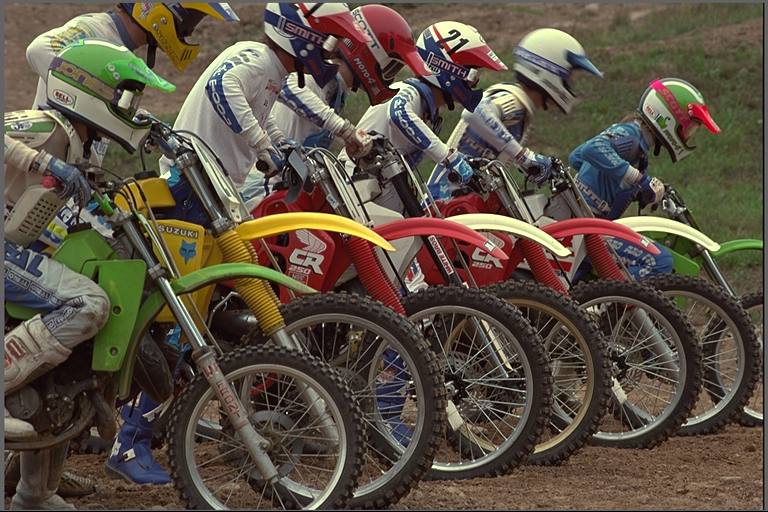
#> input picture experiments/real_photos/kodim05.png, 768 x 512 px, found by its file name; its folder holds 4 pictures in this run
$ python probe_b19_run.py
#> lines starting #> are read from the running program, lines starting #| are printed output that depends on the picture
### probes/probe_b17_rctw.py
"""probe_b17_rctw.py — Attack-1 port: per-group RCT bank + Weighted-form predictor.

Branch: takedown review (survey/bosstakedown/BOSS_TAKEDOWN.md) found JXL's
per-group RCT selection + Weighted predictor are the exploitable weapons behind
the Boss-5 (JXL-e3 3.2291) gap. This probe ports both onto our YCoCg-R/MED frame.

JXL RCT catalogue (verified against JXL docs 2026-09-07):
  rct = 7*perm + t, perm in 0..5 (0:RGB 1:GBR 2:BRG 3:RBG 4:GRB 5:BGR),
  t in 0..6: t0 identity; t1 C-=A; t2 B-=A; t3 B-=A,C-=A;
  t4 B-=floor((A+C)/2); t5 t4+C-=A; t6 YCoCg-R.
Fixed bank B=8 (3-bit ids): C6 C27 C13 C12 C0 C20 C34 C3 — covers every takedown
winner (e3-C27 3.2083, C13, C12, C20) + identity + subtract mode.

Configs (all exact bits, real heapq Huffman, every side byte counted):
  A0  anchor: global C6 (YCoCg-R) + causal MED + order-0 Huffman (~3.58 target)
  A0b sanity: same with old edge-replicate border (must agree <0.5%)
  (a0) global best-of-8 RCT + MED + Huffman (+3b image id) — permutation gain
  (a)  per-block (16/32/64, per-image best +2b) best-of-8 RCT, L1 selection on
       MED residuals; mixed planes re-MEDded; global Huffman/plane + 3b/block
  (b)  Weighted-form: per-group (32/64, per-image best +1b) LS-fit 4-tap integer
       weights on stencil {L,T,TL,TR} (JXL Weighted neighbourhood), divisor 16,
       5 bits/weight (range -16..15, LS solution scaled x16 before rounding),
       Laplacian-MDL gate vs MED; global Huffman/plane + side
  (a+b) (a) then (b) re-fit on mixed planes (selection coupling approx, noted)

Decoder-safety: RCT ids always transmitted (never inferred); predictors use
causal recon only (CROWN2 border doctrine: zero border, row0 copies left,
col0 copies top); integer ops throughout; bit-exact RCT round-trips asserted.

Rules: numpy+PIL only, CPU. bpp = total_bits/(H*W*3). No existing files touched.
"""
import heapq
import math
import os
import time

import numpy as np
from PIL import Image

D = "/tmp/opencode/autocompress/experiments/real_photos"
FILES = ["kodim01.png", "kodim02.png", "kodim05.png", "kodim07.png",
         "kodim13.png", "kodim19.png", "kodim23.png"]
HERE = "/tmp/opencode/autocompress/experiments"

ANCHOR = 3.58
CROWN2_CITED = 3.2686
JXL_E3 = 3.2291
JXL_E3_PER = {"kodim01.png": 3.3593, "kodim02.png": 3.0611, "kodim05.png": 3.5120,
              "kodim07.png": 2.7310, "kodim13.png": 3.9141, "kodim19.png": 3.2154,
              "kodim23.png": 2.8110}

PERMS = [[0, 1, 2], [1, 2, 0], [2, 0, 1], [0, 2, 1], [1, 0, 2], [2, 1, 0]]
BANK = [(0, 6), (3, 6), (1, 6), (1, 5), (0, 0), (2, 6), (4, 6), (0, 3)]
BANK_NAMES = ["C6", "C27", "C13", "C12", "C0", "C20", "C34", "C3"]
NB = len(BANK)
IDBITS = int(math.ceil(math.log2(NB)))


# ---------------- JXL-style RCT bank (integer, reversible) ----------------
def rct_fwd(px, perm, t):
    p = px[:, :, PERMS[perm]].astype(np.int32)
    A, B, C = p[:, :, 0], p[:, :, 1], p[:, :, 2]
    if t == 0:
        X, Y, Z = A, B, C
    elif t == 1:
        X, Y, Z = A, B, C - A
    elif t == 2:
        X, Y, Z = A, B - A, C
    elif t == 3:
        X, Y, Z = A, B - A, C - A
    elif t == 4:
        X, Y, Z = A, B - np.floor_divide(A + C, 2), C
    elif t == 5:
        X, Y, Z = A, B - np.floor_divide(A + C, 2), C - A
    elif t == 6:  # YCoCg-R on (A,B,C) as (R,G,B); b10-verified formulas
        Co = A - C
        tt = C + np.floor_divide(Co, 2)
        Cg = B - tt
        Y = tt + np.floor_divide(Cg, 2)
        X, Y, Z = Y, Co, Cg
    else:
        raise ValueError(t)
    return np.stack([X, Y, Z], axis=-1)


def rct_inv(yc, perm, t):
    X, Y, Z = yc[:, :, 0].astype(np.int32), yc[:, :, 1].astype(np.int32), yc[:, :, 2].astype(np.int32)
    if t == 0:
        A, B, C = X, Y, Z
    elif t == 1:
        A, B, C = X, Y, Z + X
    elif t == 2:
        A, B, C = X, Y + X, Z
    elif t == 3:
        A, B, C = X, Y + X, Z + X
    elif t == 4:
        A, B, C = X, Y + np.floor_divide(X + Z, 2), Z
    elif t == 5:
        A, B, C = X, Y + X + np.floor_divide(Z, 2), Z + X
    elif t == 6:
        t_ = X - np.floor_divide(Z, 2)
        G = Z + t_
        Bc = t_ - np.floor_divide(Y, 2)
        A, B, C = Y + Bc, G, Bc
    else:
        raise ValueError(t)
    q = np.stack([A, B, C], axis=-1)
    unp = [0, 0, 0]
    for i, j in enumerate(PERMS[perm]):
        unp[j] = i
    return q[:, :, unp].astype(np.uint8)


# ---------------- causal MED (CROWN2 border doctrine, decoder-safe) ----------------
def med_pred(plane):
    p = plane.astype(np.int32)
    H, W = p.shape
    L = np.zeros_like(p)
    L[:, 1:] = p[:, :-1]
    L[:, 0] = np.concatenate([[0], p[:-1, 0]])
    T = np.zeros_like(p)
    T[1:, :] = p[:-1, :]
    T[0, :] = np.concatenate([[0], p[0, :-1]])
    TL = np.zeros_like(p)
    TL[1:, 1:] = p[:-1, :-1]
    mn = np.minimum(L, T)
    mx = np.maximum(L, T)
    return np.where(TL >= mx, mn, np.where(TL <= mn, mx, L + T - TL))


# [26 lines left out: functions med_pred_old, nbhd4, not called in this run]


# ---------------- Huffman utils (b10-exact ledger) ----------------
def huff_len(counts):
    n = len(counts)
    if n == 1:
        return {s: 1 for s in counts}
    heap = [(c, i, s) for i, (s, c) in enumerate(counts.items())]
    heapq.heapify(heap)
    depth = {s: 0 for s in counts}
    nxt = n
    while len(heap) > 1:
        c1, _, s1 = heapq.heappop(heap)
        c2, _, s2 = heapq.heappop(heap)
        for s in (s1 if isinstance(s1, list) else [s1]):
            depth[s] += 1
        for s in (s2 if isinstance(s2, list) else [s2]):
            depth[s] += 1
        l1 = s1 if isinstance(s1, list) else [s1]
        l2 = s2 if isinstance(s2, list) else [s2]
        heapq.heappush(heap, (c1 + c2, nxt, l1 + l2))
        nxt += 1
    return depth


def kraft_ok(lengths):
    return abs(sum(2.0 ** -l for l in lengths.values()) - 1.0) < 1e-9


# [11 lines left out: function canonical_codes, not called in this run]


def stream_bits(counts, lengths):
    return sum(c * lengths[s] for s, c in counts.items())


def table_bits(A):
    return 16 + A * 24


def exact_plane_bits(res):
    assert int(np.abs(res).max()) <= 1024, "alphabet breach (never clip)"
    vals, cnt = np.unique(res, return_counts=True)
    counts = {int(v): int(n) for v, n in zip(vals.tolist(), cnt.tolist())}
    L = huff_len(counts)
    assert kraft_ok(L)
    return stream_bits(counts, L) + table_bits(len(counts)), counts, L


# ---------------- block helpers ----------------
# [7 lines left out: function block_id_map, not called in this run]


# ---------------- Weighted-form: per-group LS integer weights ----------------
def wpred_from_w(cols, w):
    num = cols[:, 0] * w[0] + cols[:, 1] * w[1] + cols[:, 2] * w[2] + cols[:, 3] * w[3]
    return np.floor_divide(num + 8, 16)


# [357 lines left out: functions weighted_fit, main, prove_decode, rct_inv_block, write_report, not called in this run]


# [2 lines that do not run on import are left out]

### probes/probe_b19_adaptive.py
"""probe_b19_adaptive.py — CABAC-class adaptivity vs static-table overhead (new file only).

Branch: b18 autopsy PROVED kodim05's loss is ~90% entropy-coding overhead
(floor 3.500 beats JXL 3.5120; fine groups -> oversized tables -> Golomb
fallback misfits heavy tails). This probe kills the overhead with
backward/forward-adaptive coders on a FIXED front end (MED + C6 YCoCg-R),
so every delta is pure entropy-coding effect (predictor held constant).

Frame (all configs identical residuals):
  RGB -> C6 YCoCg-R (B17.rct_fwd perm0 t6) -> causal MED (B17.med_pred,
  CROWN2 border doctrine) -> int32 residuals per plane (|r|<=1024 asserted).

Backends (all exact bits, all side counted, decoder-safe):
  S0    static order-0 global Huffman per plane (baseline; 16+A*24 tables).
  S0-G  static best-k Golomb per plane (+4b k side). Reference only.
  A-pos backward-adaptive binary arithmetic, pos-indexed ctx (no activity).
  A-act backward-adaptive binary arithmetic, 4-activity x 4-pos = 16 ctx (MAIN).
  B-fwd forward-adaptive: A-act + transmitted 4b/ctx init (64b/plane) [+reset].
  C-gol adaptive Golomb-k per activity ctx, raster-order N/A counters (RESET 64).
  D-run run/interrupt on top of C (flat act==0 runs + M-1 interrupt).

Adaptation state is a pure function of already-decoded symbols/pixels
(+ transmitted init for B + static reset schedule). Decoder mirrors exactly;
round-trip asserted (real decode, not simulation).

Unit: bpp = total_bits/(H*W*3). numpy+PIL only, CPU, no torch.
"""
import heapq
import math
import os
import sys
import time
import json

import numpy as np
from PIL import Image

sys.path.insert(0, "/tmp/opencode/autocompress/csrc")
sys.path.insert(0, "/tmp/opencode/autocompress/experiments")
os.chdir("/tmp/opencode/autocompress/experiments")
import probe_b17_rctw as B17

D = "/tmp/opencode/autocompress/experiments/real_photos"
FILES = ["kodim01.png", "kodim02.png", "kodim05.png", "kodim07.png",
         "kodim13.png", "kodim19.png", "kodim23.png"]
CROWN4 = {"kodim01.png": 3.2991, "kodim02.png": 2.9854, "kodim05.png": 3.5917,
          "kodim07.png": 2.6790, "kodim13.png": 3.9525, "kodim19.png": 3.1510,
          "kodim23.png": 2.7364}
JXL_E3 = {"kodim01.png": 3.3593, "kodim02.png": 3.0611, "kodim05.png": 3.5120,
          "kodim07.png": 2.7310, "kodim13.png": 3.9141, "kodim19.png": 3.2154,
          "kodim23.png": 2.8110}
CROWN4_AVG = float(np.mean(list(CROWN4.values())))
JXL_AVG = 3.2291

# Activity thresholds (static, fixed a priori for all images; JPEG-LS-like).
# e = |a-c|+|b-c| from causal recon; 4 bins.
ATHR = (4, 12, 48)
NACT = 4
NPOS = 4  # prefix-pos contexts (pos0,1,2,3+)
MAXT = 128  # binary ctx adaptation cap (fast, CABAC-like forgetting)


def r_to_M(r):
    return 2 * abs(int(r)) - (1 if int(r) > 0 else 0)


def M_to_r(M):
    M = int(M)
    if M == 0:
        return 0
    if M & 1:
        return (M + 1) // 2
    return -(M // 2)


def entropy_bits(arr):
    _, cn = np.unique(np.asarray(arr).reshape(-1), return_counts=True)
    p = cn.astype(np.float64) / cn.sum()
    return float((-(p * np.log2(p))).sum() * cn.sum())


def med_residuals(plane):
    return (plane.astype(np.int32) - B17.med_pred(plane).astype(np.int32))


def activity_plane(plane):
    """Vectorized activity e=|a-c|+|b-c| with B17 border doctrine (matches raster)."""
    p = plane.astype(np.int32)
    L = np.zeros_like(p)
    L[:, 1:] = p[:, :-1]
    L[:, 0] = np.concatenate([[0], p[:-1, 0]])
    T = np.zeros_like(p)
    T[1:, :] = p[:-1, :]
    T[0, :] = np.concatenate([[0], p[0, :-1]])
    TL = np.zeros_like(p)
    TL[1:, 1:] = p[:-1, :-1]
    return np.abs(L - TL) + np.abs(T - TL)


def act_bin(e):
    t0, t1, t2 = ATHR
    if e <= t0:
        return 0
    if e <= t1:
        return 1
    if e <= t2:
        return 2
    return 3


# ---------------- binary arithmetic coder (E1/E2/E3, 16-bit) ----------------
class BinEnc(object):
    # [80 lines left out: functions __init__, _w, _out, enc, finish, not called in this run]


class BinDec(object):
    # [180 lines left out: functions __init__, _read, dec, cabac_encode_plane, cabac_decode_plane, not called in this run]


# ---------------- adaptive Golomb (per-act N/A, raster order) ----------------
class GolombState(object):
    def __init__(self, nctx, reset=64, A0=4, N0=1):
        self.N = [N0] * nctx
        self.A = [A0] * nctx
        self.reset = reset

    def k(self, ctx):
        N = self.N[ctx]
        A = self.A[ctx]
        k = 0
        while (N << k) < A:
            k += 1
        return k

    def upd(self, ctx, abr):
        self.A[ctx] += int(abr)
        self.N[ctx] += 1
        if self.N[ctx] >= self.reset:
            self.N[ctx] >>= 1
            self.A[ctx] >>= 1
            if self.N[ctx] < 1:
                self.N[ctx] = 1


def golomb_adaptive_bits(res_list, act_list, reset=64, use_act=True):
    nctx = NACT if use_act else 1
    st = GolombState(nctx, reset=reset)
    tot = 0
    for rv, ev in zip(res_list, act_list):
        ctx = act_bin(ev) if use_act else 0
        k = st.k(ctx)
        M = 2 * abs(int(rv)) - (1 if int(rv) > 0 else 0)
        tot += (M >> k) + 1 + k
        st.upd(ctx, abs(int(rv)))
    return tot


# [11 lines left out: function golomb_static_best, not called in this run]


# ---------------- run/interrupt over adaptive Golomb ----------------
def run_adaptive_bits(res_list, act_list, reset=64):
    """Activity-gated run mode (act==0 runs, L=0 allowed) + M-1 interrupt."""
    n = len(res_list)
    st = GolombState(NACT, reset=reset)
    run_st = GolombState(1, reset=reset)
    tot = 0
    i = 0
    while i < n:
        if act_bin(act_list[i]) == 0:
            j = i
            while j < n and res_list[j] == 0:
                j += 1
            L = j - i
            kr = run_st.k(0)
            tot += (L >> kr) + 1 + kr
            run_st.upd(0, L)
            i = j
            if i >= n:
                break
            rv = res_list[i]
            assert rv != 0
            k = st.k(0)
            M = 2 * abs(int(rv)) - (1 if int(rv) > 0 else 0)
            Mp = M - 1
            tot += (Mp >> k) + 1 + k
            st.upd(0, abs(int(rv)))
            i += 1
        else:
            ctx = act_bin(act_list[i])
            k = st.k(ctx)
            M = 2 * abs(int(res_list[i])) - (1 if int(res_list[i]) > 0 else 0)
            tot += (M >> k) + 1 + k
            st.upd(ctx, abs(int(res_list[i])))
            i += 1
    return tot

### probes/probe_b19_run.py
"""probe_b19_run.py — all-7 exact comparison (new file only)."""
import math
import os
import sys
import time
import json

import numpy as np
from PIL import Image

sys.path.insert(0, "/tmp/opencode/autocompress/csrc")
sys.path.insert(0, "/tmp/opencode/autocompress/experiments")
os.chdir("/tmp/opencode/autocompress/experiments")
import probe_b17_rctw as B17
import probe_b19_adaptive as AD

D = AD.D
FILES = AD.FILES
CROWN4 = AD.CROWN4
JXL_E3 = AD.JXL_E3


def load_planes(fn):
    px = np.array(Image.open(os.path.join(D, fn)).convert("RGB"))
    H, W, _ = px.shape
    yc = B17.rct_fwd(px, 0, 6)
    assert np.array_equal(B17.rct_inv(yc, 0, 6), px), "RCT FAIL"
    return px, [yc[:, :, c] for c in range(3)], H, W


def baseline_image(fn):
    px, planes, H, W = load_planes(fn)
    npx = H * W * 3
    tot = 0
    H0 = 0.0
    det = []
    for c in range(3):
        r = AD.med_residuals(planes[c])
        assert int(np.abs(r).max()) <= 1024
        bb, _, _ = B17.exact_plane_bits(r)
        tot += bb
        H0 += AD.entropy_bits(r)
        e = AD.activity_plane(planes[c])
        ab = np.digitize(e.ravel(), [5, 13, 49], right=False)
        Hc = 0.0
        for b in range(4):
            m = ab == b
            if m.sum():
                Hc += AD.entropy_bits(r.ravel()[m])
        det.append({"huff": bb, "H0": H0, "Hc": Hc})
    return {"bpp": tot / npx, "bits": tot, "H0bpp": H0 / npx, "npx": npx,
            "H": H, "W": W}


# [76 lines left out: function full_image, not called in this run]


def verify_golomb_stream():
    """Real bitstream write/read for adaptive Golomb + run on kodim05 ch-Y."""
    import random
    fn = "kodim05.png"
    px, planes, H, W = load_planes(fn)
#> in load_planes, px is the input picture: shape (512, 768, 3); mean R, G, B 91.5, 81, 67.5
#> in rct_fwd, `Co = A - C`:
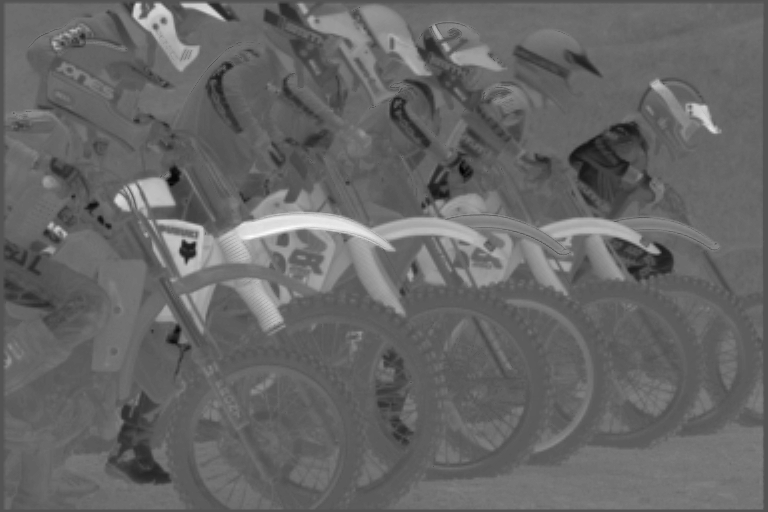
#> Co: shape (512, 768) int32; min -102, max 211, mean 24; drawn with min black and max white
#> in rct_fwd, `Cg = B - tt`:
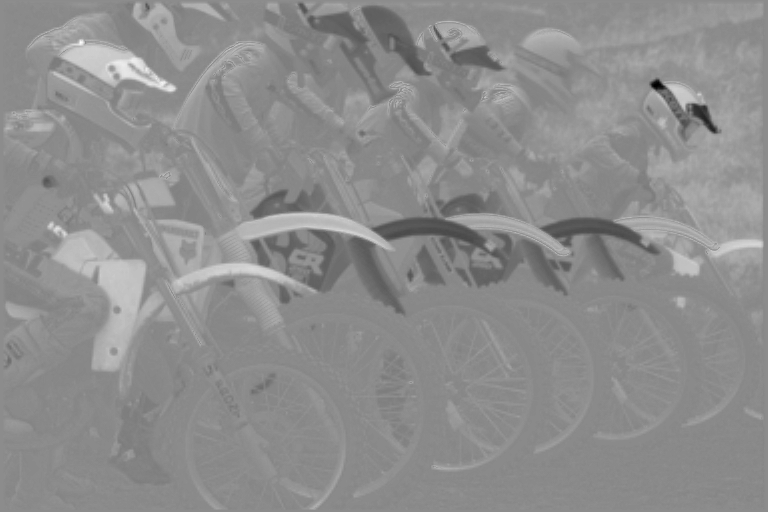
#> Cg: shape (512, 768) int32; min -152, max 124, mean 1.7; drawn with min black and max white
#> in rct_fwd, `return np.stack([X, Y, Z], axis=-1)`:
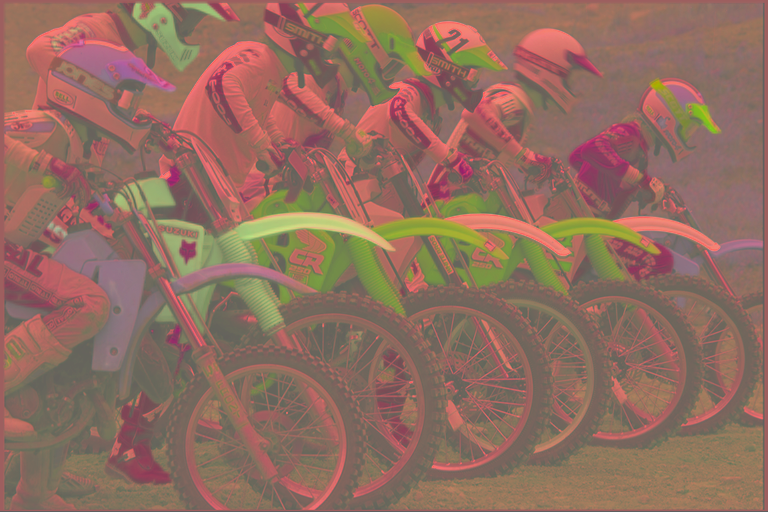
#> returned value: shape (512, 768, 3) int32; mean of channels 0, 1, 2 79.9, 24, 1.7; drawn with min black and max white
    r = AD.med_residuals(planes[0])
    e = AD.activity_plane(planes[0])
    rL = r.ravel().tolist()
    eL = e.ravel().tolist()
    # writer
    st = AD.GolombState(AD.NACT, reset=64)
    acc = 0
    nb = 0
    buf = bytearray()
    exp_bits = 0

    def put(v, n):
        nonlocal acc, nb
        acc = (acc << n) | (v & ((1 << n) - 1))
        nb += n
        while nb >= 8:
            nb -= 8
            buf.append((acc >> nb) & 0xFF)
            acc &= ((1 << nb) - 1) if nb else 0
    for rv, ev in zip(rL, eL):
        ctx = AD.act_bin(ev)
        k = st.k(ctx)
        M = 2 * abs(rv) - (1 if rv > 0 else 0)
        q = M >> k
        for _ in range(q):
            put(0, 1)
        put(1, 1)
        if k:
            put(M & ((1 << k) - 1), k)
        exp_bits += q + 1 + k
        st.upd(ctx, abs(rv))
    if nb:
        buf.append((acc << (8 - nb)) & 0xFF)
    ana = AD.golomb_adaptive_bits(rL, eL, reset=64, use_act=True)
    assert exp_bits == ana, (exp_bits, ana)
    # reader
    bits = []
    for by in buf:
        for i in range(7, -1, -1):
            bits.append((by >> i) & 1)
    p = 0
    st2 = AD.GolombState(AD.NACT, reset=64)
    dec = []
    for ev in eL:
        ctx = AD.act_bin(ev)
        k = st2.k(ctx)
        q = 0
        while bits[p] == 0:
            q += 1
            p += 1
        p += 1
        rem = 0
        for _ in range(k):
            rem = (rem << 1) | bits[p]
            p += 1
        M = (q << k) | rem
        dec.append(AD.M_to_r(M))
        st2.upd(ctx, abs(dec[-1]))
    assert dec == rL, "golomb stream round-trip FAIL"
    print(f"[golomb stream kodim05-Y PASS bits={exp_bits}]", flush=True)
    # run-mode stream check (length-only + interrupt mapping sanity on prefix)
    tot_run = AD.run_adaptive_bits(rL[:20000], eL[:20000])
    tot_c = AD.golomb_adaptive_bits(rL[:20000], eL[:20000], reset=64, use_act=True)
    print(f"[run prefix 20k: C={tot_c} D={tot_run}]", flush=True)


def main():
    t_all = time.perf_counter()
    verify_golomb_stream()
#> in verify_golomb_stream, `px, planes, H, W = load_planes(fn)`: planes = 3 items; H = 512; W = 768
#> in med_pred, `T[0, :] = np.concatenate([[0], p[0, :-1]])`:
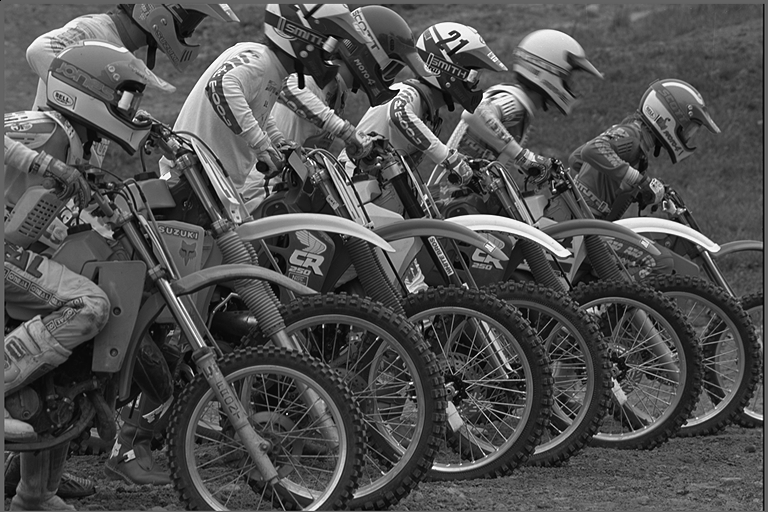
#> T: shape (512, 768) int32; min 0, max 255, mean 80.1
#> in activity_plane, `return np.abs(L - TL) + np.abs(T - TL)`:
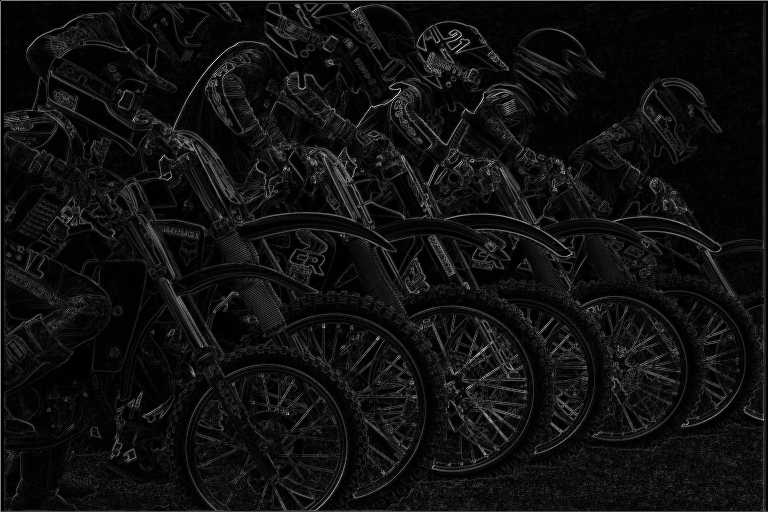
#> returned value: shape (512, 768) int32; min 0, max 389, mean 25.7; drawn with min black and max white
#> in verify_golomb_stream, `rL = r.ravel().tolist()`: rL = 393216 items
#> the loop in verify_golomb_stream, `for rv, ev in zip(rL, eL):` made 393216 passes
#> (rv, ev, ctx, q) on passes 1 to 3: (99, 0, 0, 49), (0, 198, 3, 0), (0, 198, 3, 0)
#> the loop in golomb_adaptive_bits, `for rv, ev in zip(res_list, act_list):` made 393216 passes
#> (rv, ev) on passes 1 to 3: (99, 0), (0, 198), (0, 198)
#| [golomb stream kodim05-Y PASS bits=2098526]
#> the loop in golomb_adaptive_bits (call 2), `for rv, ev in zip(res_list, act_list):` made 20000 passes
#| [run prefix 20k: C=80869 D=82003]
    # 1) baseline all-7
    base = {}
    for fn in FILES:
        t0 = time.perf_counter()
        b = baseline_image(fn)
#> call 2 of load_planes, with fn = 'kodim01.png'
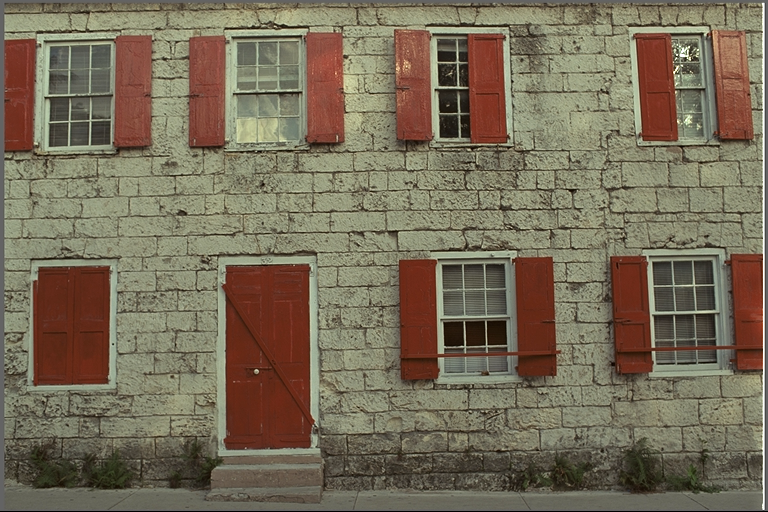
#> input picture experiments/real_photos/kodim01.png, 768 x 512 px, found by its file name
#> in load_planes, px is the input picture: shape (512, 768, 3); mean R, G, B 119.8, 108.7, 88.4
#> call 2 of rct_fwd, with perm = 0, t = 6
#> in rct_fwd (call 2), `A, B, C = p[:, :, 0], p[:, :, 1], p[:, :, 2]`:
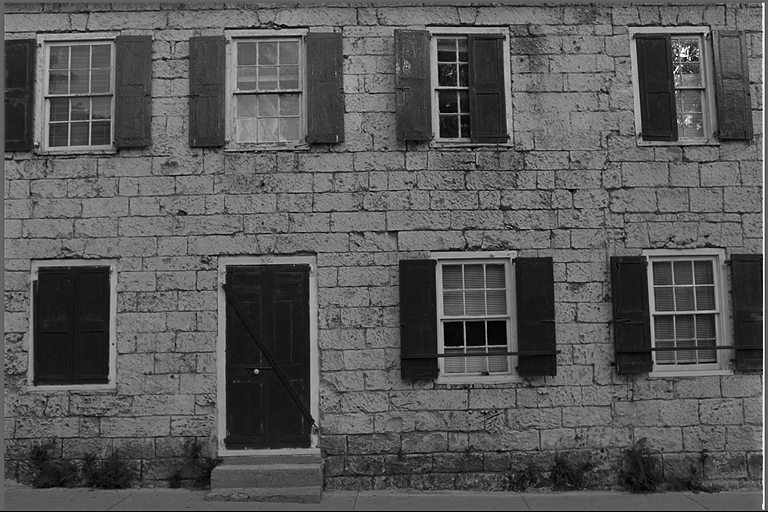
#> C: shape (512, 768) int32; min 0, max 255, mean 88.4
#> (the rest of the program and of its run is left out)
